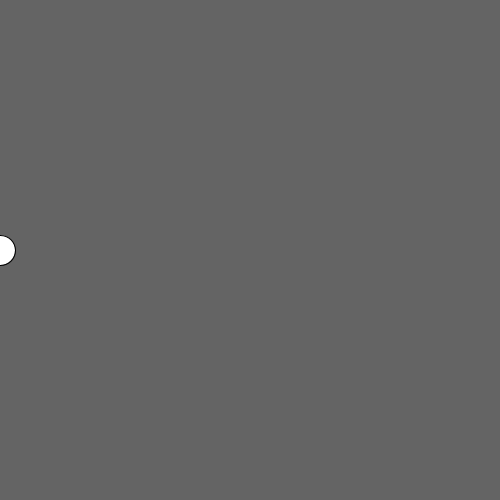
Frame 1 (no input)
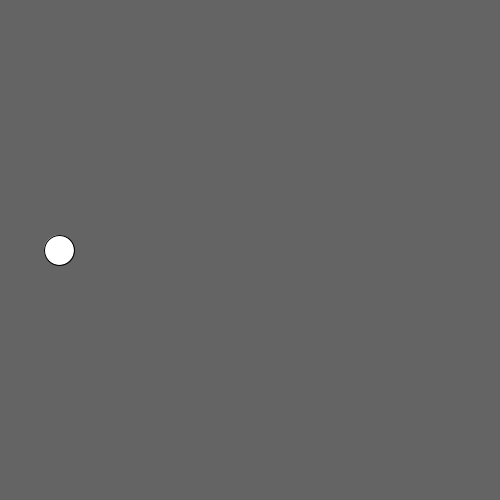
Frame 60 (the mouse pressed at the canvas centre just before this capture)
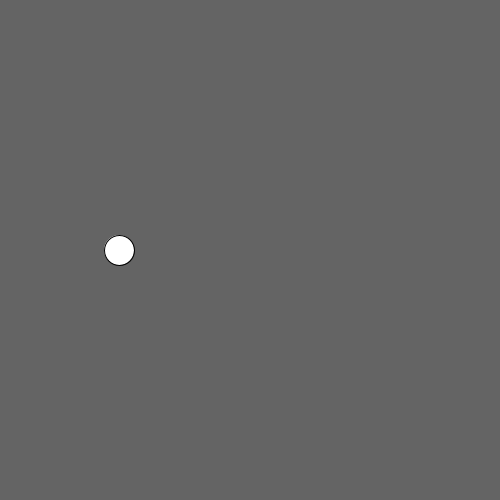
Frame 120 (the mouse held since frame 60 and released just before this capture)

The Processing sketch that drew these frames (run headless with seeded random() and noise(); from frame 60 on, the mouse is pressed at the canvas centre):

// Processing sketch: animacion_via_variable
// ── animacion_via_variable.pde
/*
Este sketch demuestra como animar un elemento
via animacion de una variable
En cada cuadro incrementamos el valor de posicion
*/

float posX;
float posY;

void setup(){
  size(500,500);
  posX = 0;
  posY = width/2;
  
}

void draw(){
  background(100); //limpiamos el fondo
  ellipse(posX, posY, 30,30);
  posX = posX+1; // aumentamos un pixel cada cuadro
  
}
